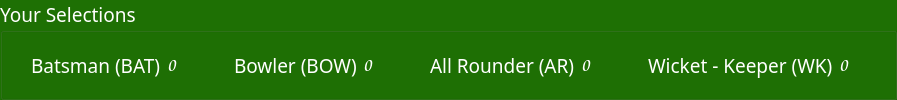
        <widget class="QGroupBox" name="SelectGrpBox">
         <property name="sizePolicy">
          <sizepolicy hsizetype="Ignored" vsizetype="Minimum">
           <horstretch>0</horstretch>
           <verstretch>0</verstretch>
          </sizepolicy>
         </property>
         <property name="palette">
          <palette>
           <active>
            <colorrole role="WindowText">
             <brush brushstyle="SolidPattern">
              <color alpha="255">
               <red>255</red>
               <green>255</green>
               <blue>255</blue>
              </color>
             </brush>
            </colorrole>
            <colorrole role="Button">
             <brush brushstyle="SolidPattern">
              <color alpha="255">
               <red>30</red>
               <green>112</green>
               <blue>4</blue>
              </color>
             </brush>
            </colorrole>
            <colorrole role="Light">
             <brush brushstyle="SolidPattern">
              <color alpha="255">
               <red>45</red>
               <green>168</green>
               <blue>6</blue>
              </color>
             </brush>
            </colorrole>
            <colorrole role="Midlight">
             <brush brushstyle="SolidPattern">
              <color alpha="255">
               <red>37</red>
               <green>140</green>
               <blue>5</blue>
              </color>
             </brush>
            </colorrole>
            <colorrole role="Dark">
             <brush brushstyle="SolidPattern">
              <color alpha="255">
               <red>15</red>
               <green>56</green>
               <blue>2</blue>
              </color>
             </brush>
            </colorrole>
            <colorrole role="Mid">
             <brush brushstyle="SolidPattern">
              <color alpha="255">
               <red>20</red>
               <green>74</green>
               <blue>2</blue>
              </color>
             </brush>
            </colorrole>
            <colorrole role="Text">
             <brush brushstyle="SolidPattern">
              <color alpha="255">
               <red>255</red>
               <green>255</green>
               <blue>255</blue>
              </color>
             </brush>
            </colorrole>
            <colorrole role="BrightText">
             <brush brushstyle="SolidPattern">
              <color alpha="255">
               <red>255</red>
               <green>255</green>
               <blue>255</blue>
              </color>
             </brush>
            </colorrole>
            <colorrole role="ButtonText">
             <brush brushstyle="SolidPattern">
              <color alpha="255">
               <red>255</red>
               <green>255</green>
               <blue>255</blue>
              </color>
             </brush>
            </colorrole>
            <colorrole role="Base">
             <brush brushstyle="SolidPattern">
              <color alpha="255">
               <red>0</red>
               <green>0</green>
               <blue>0</blue>
              </color>
             </brush>
            </colorrole>
            <colorrole role="Window">
             <brush brushstyle="SolidPattern">
              <color alpha="255">
               <red>30</red>
               <green>112</green>
               <blue>4</blue>
              </color>
             </brush>
            </colorrole>
            <colorrole role="Shadow">
             <brush brushstyle="SolidPattern">
              <color alpha="255">
               <red>0</red>
               <green>0</green>
               <blue>0</blue>
              </color>
             </brush>
            </colorrole>
            <colorrole role="AlternateBase">
             <brush brushstyle="SolidPattern">
              <color alpha="255">
               <red>15</red>
               <green>56</green>
               <blue>2</blue>
              </color>
             </brush>
            </colorrole>
            <colorrole role="ToolTipBase">
             <brush brushstyle="SolidPattern">
              <color alpha="255">
               <red>255</red>
               <green>255</green>
               <blue>220</blue>
              </color>
             </brush>
            </colorrole>
            <colorrole role="ToolTipText">
             <brush brushstyle="SolidPattern">
              <color alpha="255">
               <red>0</red>
               <green>0</green>
               <blue>0</blue>
              </color>
             </brush>
            </colorrole>
            <colorrole role="PlaceholderText">
             <brush brushstyle="NoBrush">
              <color alpha="128">
               <red>255</red>
               <green>255</green>
               <blue>255</blue>
              </color>
             </brush>
            </colorrole>
           </active>
           <inactive>
            <colorrole role="WindowText">
             <brush brushstyle="SolidPattern">
              <color alpha="255">
               <red>255</red>
               <green>255</green>
               <blue>255</blue>
              </color>
             </brush>
            </colorrole>
            <colorrole role="Button">
             <brush brushstyle="SolidPattern">
              <color alpha="255">
               <red>30</red>
               <green>112</green>
               <blue>4</blue>
              </color>
             </brush>
            </colorrole>
            <colorrole role="Light">
             <brush brushstyle="SolidPattern">
              <color alpha="255">
               <red>45</red>
               <green>168</green>
               <blue>6</blue>
              </color>
             </brush>
            </colorrole>
            <colorrole role="Midlight">
             <brush brushstyle="SolidPattern">
              <color alpha="255">
               <red>37</red>
               <green>140</green>
               <blue>5</blue>
              </color>
             </brush>
            </colorrole>
            <colorrole role="Dark">
             <brush brushstyle="SolidPattern">
              <color alpha="255">
               <red>15</red>
               <green>56</green>
               <blue>2</blue>
              </color>
             </brush>
            </colorrole>
            <colorrole role="Mid">
             <brush brushstyle="SolidPattern">
              <color alpha="255">
               <red>20</red>
               <green>74</green>
               <blue>2</blue>
              </color>
             </brush>
            </colorrole>
            <colorrole role="Text">
             <brush brushstyle="SolidPattern">
              <color alpha="255">
               <red>255</red>
               <green>255</green>
               <blue>255</blue>
              </color>
             </brush>
            </colorrole>
            <colorrole role="BrightText">
             <brush brushstyle="SolidPattern">
              <color alpha="255">
               <red>255</red>
               <green>255</green>
               <blue>255</blue>
              </color>
             </brush>
            </colorrole>
            <colorrole role="ButtonText">
             <brush brushstyle="SolidPattern">
              <color alpha="255">
               <red>255</red>
               <green>255</green>
               <blue>255</blue>
              </color>
             </brush>
            </colorrole>
            <colorrole role="Base">
             <brush brushstyle="SolidPattern">
              <color alpha="255">
               <red>0</red>
               <green>0</green>
               <blue>0</blue>
              </color>
             </brush>
            </colorrole>
            <colorrole role="Window">
             <brush brushstyle="SolidPattern">
              <color alpha="255">
               <red>30</red>
               <green>112</green>
               <blue>4</blue>
              </color>
             </brush>
            </colorrole>
            <colorrole role="Shadow">
             <brush brushstyle="SolidPattern">
              <color alpha="255">
               <red>0</red>
               <green>0</green>
               <blue>0</blue>
              </color>
             </brush>
            </colorrole>
            <colorrole role="AlternateBase">
             <brush brushstyle="SolidPattern">
              <color alpha="255">
               <red>15</red>
               <green>56</green>
               <blue>2</blue>
              </color>
             </brush>
            </colorrole>
            <colorrole role="ToolTipBase">
             <brush brushstyle="SolidPattern">
              <color alpha="255">
               <red>255</red>
               <green>255</green>
               <blue>220</blue>
              </color>
             </brush>
            </colorrole>
            <colorrole role="ToolTipText">
             <brush brushstyle="SolidPattern">
              <color alpha="255">
               <red>0</red>
               <green>0</green>
               <blue>0</blue>
              </color>
             </brush>
            </colorrole>
            <colorrole role="PlaceholderText">
             <brush brushstyle="NoBrush">
              <color alpha="128">
               <red>255</red>
               <green>255</green>
               <blue>255</blue>
              </color>
             </brush>
            </colorrole>
           </inactive>
           <disabled>
            <colorrole role="WindowText">
             <brush brushstyle="SolidPattern">
              <color alpha="255">
               <red>15</red>
               <green>56</green>
               <blue>2</blue>
              </color>
             </brush>
            </colorrole>
            <colorrole role="Button">
             <brush brushstyle="SolidPattern">
              <color alpha="255">
               <red>30</red>
               <green>112</green>
               <blue>4</blue>
              </color>
             </brush>
            </colorrole>
            <colorrole role="Light">
             <brush brushstyle="SolidPattern">
              <color alpha="255">
               <red>45</red>
               <green>168</green>
               <blue>6</blue>
              </color>
             </brush>
            </colorrole>
            <colorrole role="Midlight">
             <brush brushstyle="SolidPattern">
              <color alpha="255">
               <red>37</red>
               <green>140</green>
               <blue>5</blue>
              </color>
             </brush>
            </colorrole>
            <colorrole role="Dark">
             <brush brushstyle="SolidPattern">
              <color alpha="255">
               <red>15</red>
               <green>56</green>
               <blue>2</blue>
              </color>
             </brush>
            </colorrole>
            <colorrole role="Mid">
             <brush brushstyle="SolidPattern">
              <color alpha="255">
               <red>20</red>
               <green>74</green>
               <blue>2</blue>
              </color>
             </brush>
            </colorrole>
            <colorrole role="Text">
             <brush brushstyle="SolidPattern">
              <color alpha="255">
               <red>15</red>
               <green>56</green>
               <blue>2</blue>
              </color>
             </brush>
            </colorrole>
            <colorrole role="BrightText">
             <brush brushstyle="SolidPattern">
              <color alpha="255">
               <red>255</red>
               <green>255</green>
               <blue>255</blue>
              </color>
             </brush>
            </colorrole>
            <colorrole role="ButtonText">
             <brush brushstyle="SolidPattern">
              <color alpha="255">
               <red>15</red>
               <green>56</green>
               <blue>2</blue>
              </color>
             </brush>
            </colorrole>
            <colorrole role="Base">
             <brush brushstyle="SolidPattern">
              <color alpha="255">
               <red>30</red>
               <green>112</green>
               <blue>4</blue>
              </color>
             </brush>
            </colorrole>
            <colorrole role="Window">
             <brush brushstyle="SolidPattern">
              <color alpha="255">
               <red>30</red>
               <green>112</green>
               <blue>4</blue>
              </color>
             </brush>
            </colorrole>
            <colorrole role="Shadow">
             <brush brushstyle="SolidPattern">
              <color alpha="255">
               <red>0</red>
               <green>0</green>
               <blue>0</blue>
              </color>
             </brush>
            </colorrole>
            <colorrole role="AlternateBase">
             <brush brushstyle="SolidPattern">
              <color alpha="255">
               <red>30</red>
               <green>112</green>
               <blue>4</blue>
              </color>
             </brush>
            </colorrole>
            <colorrole role="ToolTipBase">
             <brush brushstyle="SolidPattern">
              <color alpha="255">
               <red>255</red>
               <green>255</green>
               <blue>220</blue>
              </color>
             </brush>
            </colorrole>
            <colorrole role="ToolTipText">
             <brush brushstyle="SolidPattern">
              <color alpha="255">
               <red>0</red>
               <green>0</green>
               <blue>0</blue>
              </color>
             </brush>
            </colorrole>
            <colorrole role="PlaceholderText">
             <brush brushstyle="NoBrush">
              <color alpha="128">
               <red>255</red>
               <green>255</green>
               <blue>255</blue>
              </color>
             </brush>
            </colorrole>
           </disabled>
          </palette>
         </property>
         <property name="font">
          <font>
           <family>Copperplate Gothic Bold</family>
           <pointsize>14</pointsize>
           <weight>50</weight>
           <bold>false</bold>
          </font>
         </property>
         <property name="title">
          <string>Your Selections</string>
         </property>
         <property name="flat">
          <bool>false</bool>
         </property>
         <property name="checkable">
          <bool>false</bool>
         </property>
         <layout class="QGridLayout" name="gridLayout_20">
          <item row="0" column="4">
           <widget class="QLabel" name="ArImgLbl">
            <property name="text">
             <string/>
            </property>
            <property name="pixmap">
             <pixmap>IMAGES/allrounder1.png</pixmap>
            </property>
            <property name="scaledContents">
             <bool>true</bool>
            </property>
            <property name="alignment">
             <set>Qt::AlignRight|Qt::AlignTrailing|Qt::AlignVCenter</set>
            </property>
           </widget>
          </item>
          <item row="0" column="3">
           <layout class="QGridLayout" name="BowGrid">
            <item row="0" column="0">
             <widget class="QLabel" name="BowLbl">
              <property name="font">
               <font>
                <family>Bauhaus 93</family>
                <pointsize>14</pointsize>
                <weight>50</weight>
                <bold>false</bold>
               </font>
              </property>
              <property name="text">
               <string>Bowler (BOW)</string>
              </property>
             </widget>
            </item>
            <item row="0" column="1">
             <widget class="QLabel" name="BowNoLbl">
              <property name="minimumSize">
               <size>
                <width>44</width>
                <height>0</height>
               </size>
              </property>
              <property name="font">
               <font>
                <family>Comic Sans MS</family>
                <pointsize>14</pointsize>
                <weight>75</weight>
                <bold>true</bold>
               </font>
              </property>
              <property name="text">
               <string>0</string>
              </property>
             </widget>
            </item>
           </layout>
          </item>
          <item row="0" column="5">
           <layout class="QGridLayout" name="ArGrid">
            <item row="0" column="0">
             <widget class="QLabel" name="ArLbl">
              <property name="font">
               <font>
                <family>Bauhaus 93</family>
                <pointsize>14</pointsize>
                <weight>50</weight>
                <bold>false</bold>
               </font>
              </property>
              <property name="text">
               <string>All Rounder (AR)</string>
              </property>
             </widget>
            </item>
            <item row="0" column="1">
             <widget class="QLabel" name="ArNoLbl">
              <property name="minimumSize">
               <size>
                <width>44</width>
                <height>0</height>
               </size>
              </property>
              <property name="font">
               <font>
                <family>Comic Sans MS</family>
                <pointsize>14</pointsize>
                <weight>75</weight>
                <bold>true</bold>
               </font>
              </property>
              <property name="text">
               <string>0</string>
              </property>
             </widget>
            </item>
           </layout>
          </item>
          <item row="0" column="6">
           <widget class="QLabel" name="WktImgLbl">
            <property name="text">
             <string/>
            </property>
            <property name="pixmap">
             <pixmap>IMAGES/wktkpr1.png</pixmap>
            </property>
            <property name="scaledContents">
             <bool>true</bool>
            </property>
            <property name="alignment">
             <set>Qt::AlignRight|Qt::AlignTrailing|Qt::AlignVCenter</set>
            </property>
           </widget>
          </item>
          <item row="0" column="0">
           <widget class="QLabel" name="BatImgLbl">
            <property name="text">
             <string/>
            </property>
            <property name="pixmap">
             <pixmap>IMAGES/batsman1.png</pixmap>
            </property>
            <property name="scaledContents">
             <bool>true</bool>
            </property>
            <property name="alignment">
             <set>Qt::AlignRight|Qt::AlignTrailing|Qt::AlignVCenter</set>
            </property>
           </widget>
          </item>
          <item row="0" column="1">
           <layout class="QGridLayout" name="BatGrid">
            <item row="0" column="0">
             <widget class="QLabel" name="BatLbl">
              <property name="font">
               <font>
                <family>Bauhaus 93</family>
                <pointsize>14</pointsize>
                <weight>50</weight>
                <bold>false</bold>
               </font>
              </property>
              <property name="text">
               <string>Batsman (BAT)</string>
              </property>
             </widget>
            </item>
            <item row="0" column="1">
             <widget class="QLabel" name="BatNoLbl">
              <property name="minimumSize">
               <size>
                <width>44</width>
                <height>0</height>
               </size>
              </property>
              <property name="font">
               <font>
                <family>Comic Sans MS</family>
                <pointsize>14</pointsize>
                <weight>75</weight>
                <bold>true</bold>
               </font>
              </property>
              <property name="text">
               <string>0</string>
              </property>
             </widget>
            </item>
           </layout>
          </item>
          <item row="0" column="7">
           <layout class="QGridLayout" name="WktGrid">
            <item row="0" column="0">
             <widget class="QLabel" name="WktLbl">
              <property name="font">
               <font>
                <family>Bauhaus 93</family>
                <pointsize>14</pointsize>
                <weight>50</weight>
                <bold>false</bold>
               </font>
              </property>
              <property name="text">
               <string>Wicket - Keeper (WK)</string>
              </property>
             </widget>
            </item>
            <item row="0" column="1">
             <widget class="QLabel" name="WkNoLbl">
              <property name="minimumSize">
               <size>
                <width>44</width>
                <height>0</height>
               </size>
              </property>
              <property name="font">
               <font>
                <family>Comic Sans MS</family>
                <pointsize>14</pointsize>
                <weight>75</weight>
                <bold>true</bold>
               </font>
              </property>
              <property name="text">
               <string>0</string>
              </property>
             </widget>
            </item>
           </layout>
          </item>
          <item row="0" column="2">
           <widget class="QLabel" name="BowImgLbl">
            <property name="text">
             <string/>
            </property>
            <property name="pixmap">
             <pixmap>IMAGES/bowler1.png</pixmap>
            </property>
            <property name="scaledContents">
             <bool>true</bool>
            </property>
            <property name="alignment">
             <set>Qt::AlignBottom|Qt::AlignRight|Qt::AlignTrailing</set>
            </property>
           </widget>
          </item>
         </layout>
        </widget>
